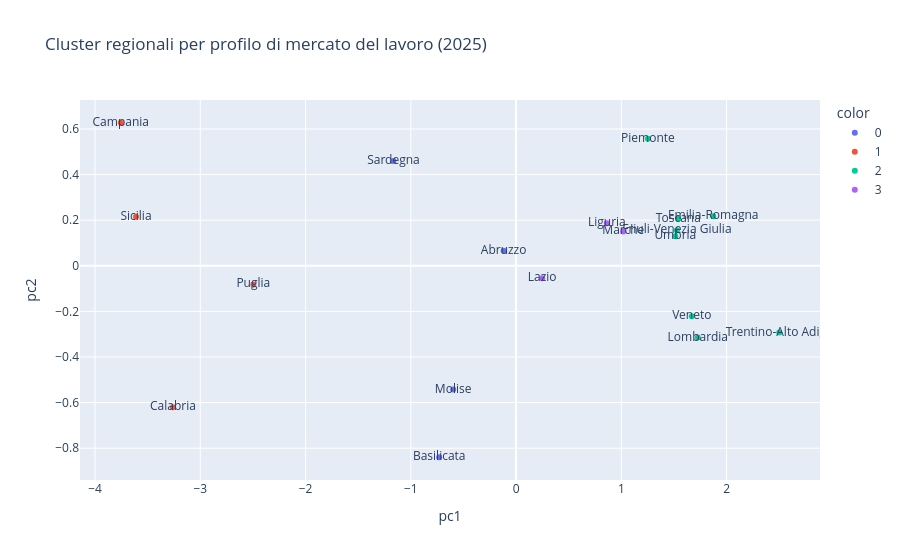

Here is the notebook cell this chart was saved with:
### Markdown cell above
## Visualizzazione via PCA (2 componenti)

### Code cell
pca = PCA(n_components=2)
coords = pca.fit_transform(X)
plot_df = matrice.reset_index()[['territorio', 'cluster']].copy()
plot_df['pc1'], plot_df['pc2'] = coords[:, 0], coords[:, 1]

px.scatter(
    plot_df, x='pc1', y='pc2', color=plot_df['cluster'].astype(str), text='territorio',
    title=f'Cluster regionali per profilo di mercato del lavoro ({ultimo_anno})'
)

### Figure 1 — Plotly figure (JSON) as saved in the notebook; plotly's stock layout.template omitted (floating-point values rounded to 4 significant figures)
{"data": [{"hovertemplate": "color=0<br>pc1=%{x}<br>pc2=%{y}<br>territorio=%{text}<extra></extra>", "legendgroup": "0", "marker": {"color": "#636efa", "symbol": "circle"}, "mode": "markers+text", "name": "0", "orientation": "v", "showlegend": true, "text": ["Abruzzo", "Basilicata", "Molise", "Sardegna"], "type": "scatter", "x": [-0.118, -0.7303, -0.5975, -1.164], "xaxis": "x", "y": [0.066, -0.8397, -0.5427, 0.4591], "yaxis": "y"}, {"hovertemplate": "color=1<br>pc1=%{x}<br>pc2=%{y}<br>territorio=%{text}<extra></extra>", "legendgroup": "1", "marker": {"color": "#EF553B", "symbol": "circle"}, "mode": "markers+text", "name": "1", "orientation": "v", "showlegend": true, "text": ["Calabria", "Campania", "Puglia", "Sicilia"], "type": "scatter", "x": [-3.26, -3.755, -2.496, -3.61], "xaxis": "x", "y": [-0.6206, 0.6273, -0.08162, 0.2147], "yaxis": "y"}, {"hovertemplate": "color=2<br>pc1=%{x}<br>pc2=%{y}<br>territorio=%{text}<extra></extra>", "legendgroup": "2", "marker": {"color": "#00cc96", "symbol": "circle"}, "mode": "markers+text", "name": "2", "orientation": "v", "showlegend": true, "text": ["Emilia-Romagna", "Friuli-Venezia Giulia", "Lombardia", "Piemonte", "Toscana", "Trentino-Alto Adige", "Umbria", "Veneto"], "type": "scatter", "x": [1.873, 1.528, 1.726, 1.252, 1.541, 2.5, 1.513, 1.669], "xaxis": "x", "y": [0.2169, 0.1553, -0.3146, 0.5569, 0.2058, -0.293, 0.1291, -0.2214], "yaxis": "y"}, {"hovertemplate": "color=3<br>pc1=%{x}<br>pc2=%{y}<br>territorio=%{text}<extra></extra>", "legendgroup": "3", "marker": {"color": "#ab63fa", "symbol": "circle"}, "mode": "markers+text", "name": "3", "orientation": "v", "showlegend": true, "text": ["Lazio", "Liguria", "Marche"], "type": "scatter", "x": [0.2481, 0.8626, 1.019], "xaxis": "x", "y": [-0.05476, 0.1866, 0.1506], "yaxis": "y"}], "layout": {"legend": {"title": {"text": "color"}, "tracegroupgap": 0}, "title": {"text": "Cluster regionali per profilo di mercato del lavoro (2025)"}, "xaxis": {"anchor": "y", "domain": [0.0, 1.0], "title": {"text": "pc1"}}, "yaxis": {"anchor": "x", "domain": [0.0, 1.0], "title": {"text": "pc2"}}}}
